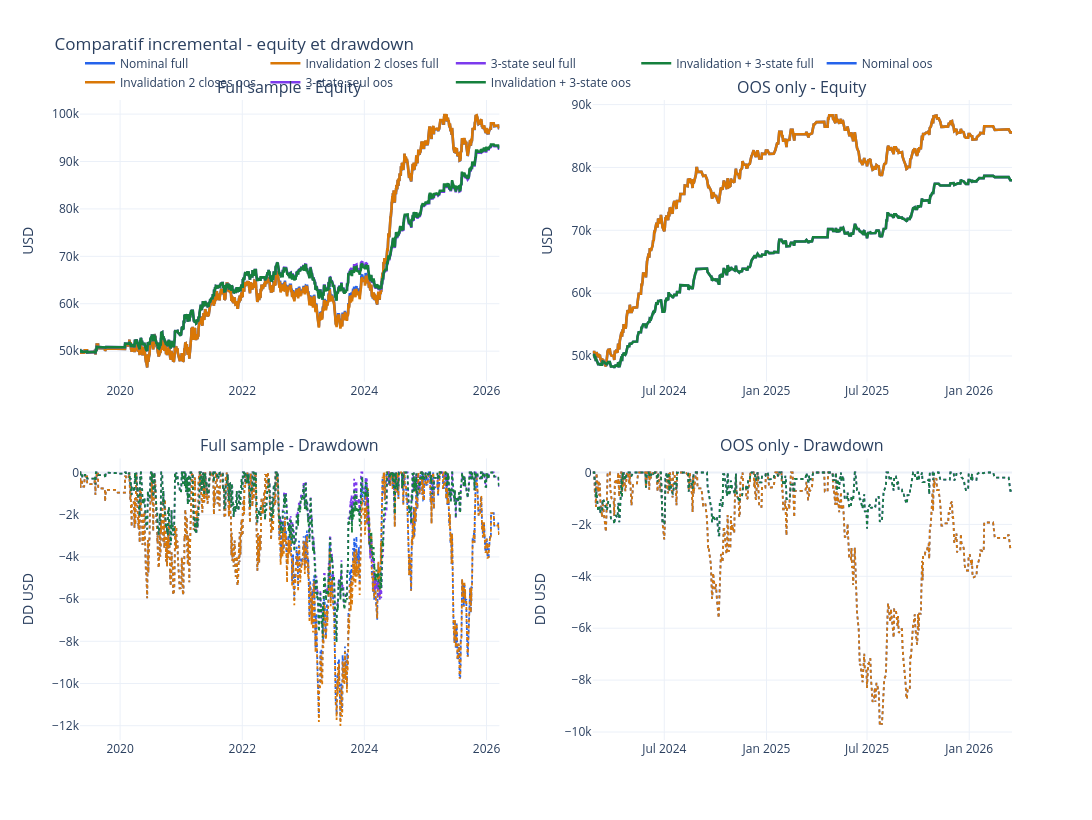

Notebook code for this chart:
### Markdown cell above
## 5. Courbes de Capital

La lecture client doit voir:

- la courbe historique complete,
- la courbe OOS seule,
- le drawdown associe.

### Code cell
fig = make_subplots(
    rows=2,
    cols=2,
    subplot_titles=("Full sample - Equity", "OOS only - Equity", "Full sample - Drawdown", "OOS only - Drawdown"),
    horizontal_spacing=0.1,
    vertical_spacing=0.12,
)

for label, curve, color in [
    ("Nominal", baseline_curve, "#2563eb"),
    ("Invalidation 2 closes", invalidation_curve, "#d97706"),
    ("3-state seul", sizing_only_curve, "#7c3aed"),
    ("Invalidation + 3-state", variant_curve, "#15803d"),
]:
    fig.add_trace(go.Scatter(x=curve["session_date"], y=curve["equity"], mode="lines", name=f"{label} full", line=dict(width=2.6, color=color)), row=1, col=1)
    fig.add_trace(go.Scatter(x=curve["session_date"], y=curve["drawdown_usd"], mode="lines", name=f"{label} full DD", showlegend=False, line=dict(width=1.8, color=color, dash="dot")), row=2, col=1)

for label, curve, color in [
    ("Nominal", baseline_curve_oos, "#2563eb"),
    ("Invalidation 2 closes", invalidation_curve_oos, "#d97706"),
    ("3-state seul", sizing_only_curve_oos, "#7c3aed"),
    ("Invalidation + 3-state", variant_curve_oos, "#15803d"),
]:
    fig.add_trace(go.Scatter(x=curve["session_date"], y=curve["equity"], mode="lines", name=f"{label} oos", line=dict(width=2.6, color=color)), row=1, col=2)
    fig.add_trace(go.Scatter(x=curve["session_date"], y=curve["drawdown_usd"], mode="lines", name=f"{label} oos DD", showlegend=False, line=dict(width=1.8, color=color, dash="dot")), row=2, col=2)

fig.update_layout(template=PLOT_TEMPLATE, width=1250, height=820, title="Comparatif incremental - equity et drawdown", legend=dict(orientation="h", y=1.08))
fig.update_yaxes(title_text="USD", row=1, col=1)
fig.update_yaxes(title_text="USD", row=1, col=2)
fig.update_yaxes(title_text="DD USD", row=2, col=1)
fig.update_yaxes(title_text="DD USD", row=2, col=2)
fig.show()

### Figure 1 — Plotly figure (JSON) as saved in the notebook; plotly's stock layout.template omitted (floating-point values rounded to 4 significant figures; data arrays with more than 128 entries replaced by an {"elided": "..."} marker saying what was removed)
{"data": [{"line": {"color": "#2563eb", "width": 2.6}, "mode": "lines", "name": "Nominal full", "type": "scatter", "x": {"elided": "1747 str values"}, "xaxis": "x", "y": {"elided": "1747 float values"}, "yaxis": "y"}, {"line": {"color": "#2563eb", "dash": "dot", "width": 1.8}, "mode": "lines", "name": "Nominal full DD", "showlegend": false, "type": "scatter", "x": {"elided": "1747 str values"}, "xaxis": "x3", "y": {"elided": "1747 float values"}, "yaxis": "y3"}, {"line": {"color": "#d97706", "width": 2.6}, "mode": "lines", "name": "Invalidation 2 closes full", "type": "scatter", "x": {"elided": "1747 str values"}, "xaxis": "x", "y": {"elided": "1747 float values"}, "yaxis": "y"}, {"line": {"color": "#d97706", "dash": "dot", "width": 1.8}, "mode": "lines", "name": "Invalidation 2 closes full DD", "showlegend": false, "type": "scatter", "x": {"elided": "1747 str values"}, "xaxis": "x3", "y": {"elided": "1747 float values"}, "yaxis": "y3"}, {"line": {"color": "#7c3aed", "width": 2.6}, "mode": "lines", "name": "3-state seul full", "type": "scatter", "x": {"elided": "1747 str values"}, "xaxis": "x", "y": {"elided": "1747 float values"}, "yaxis": "y"}, {"line": {"color": "#7c3aed", "dash": "dot", "width": 1.8}, "mode": "lines", "name": "3-state seul full DD", "showlegend": false, "type": "scatter", "x": {"elided": "1747 str values"}, "xaxis": "x3", "y": {"elided": "1747 float values"}, "yaxis": "y3"}, {"line": {"color": "#15803d", "width": 2.6}, "mode": "lines", "name": "Invalidation + 3-state full", "type": "scatter", "x": {"elided": "1747 str values"}, "xaxis": "x", "y": {"elided": "1747 float values"}, "yaxis": "y"}, {"line": {"color": "#15803d", "dash": "dot", "width": 1.8}, "mode": "lines", "name": "Invalidation + 3-state full DD", "showlegend": false, "type": "scatter", "x": {"elided": "1747 str values"}, "xaxis": "x3", "y": {"elided": "1747 float values"}, "yaxis": "y3"}, {"line": {"color": "#2563eb", "width": 2.6}, "mode": "lines", "name": "Nominal oos", "type": "scatter", "x": {"elided": "525 str values"}, "xaxis": "x2", "y": {"elided": "525 float values"}, "yaxis": "y2"}, {"line": {"color": "#2563eb", "dash": "dot", "width": 1.8}, "mode": "lines", "name": "Nominal oos DD", "showlegend": false, "type": "scatter", "x": {"elided": "525 str values"}, "xaxis": "x4", "y": {"elided": "525 float values"}, "yaxis": "y4"}, {"line": {"color": "#d97706", "width": 2.6}, "mode": "lines", "name": "Invalidation 2 closes oos", "type": "scatter", "x": {"elided": "525 str values"}, "xaxis": "x2", "y": {"elided": "525 float values"}, "yaxis": "y2"}, {"line": {"color": "#d97706", "dash": "dot", "width": 1.8}, "mode": "lines", "name": "Invalidation 2 closes oos DD", "showlegend": false, "type": "scatter", "x": {"elided": "525 str values"}, "xaxis": "x4", "y": {"elided": "525 float values"}, "yaxis": "y4"}, {"line": {"color": "#7c3aed", "width": 2.6}, "mode": "lines", "name": "3-state seul oos", "type": "scatter", "x": {"elided": "525 str values"}, "xaxis": "x2", "y": {"elided": "525 float values"}, "yaxis": "y2"}, {"line": {"color": "#7c3aed", "dash": "dot", "width": 1.8}, "mode": "lines", "name": "3-state seul oos DD", "showlegend": false, "type": "scatter", "x": {"elided": "525 str values"}, "xaxis": "x4", "y": {"elided": "525 float values"}, "yaxis": "y4"}, {"line": {"color": "#15803d", "width": 2.6}, "mode": "lines", "name": "Invalidation + 3-state oos", "type": "scatter", "x": {"elided": "525 str values"}, "xaxis": "x2", "y": {"elided": "525 float values"}, "yaxis": "y2"}, {"line": {"color": "#15803d", "dash": "dot", "width": 1.8}, "mode": "lines", "name": "Invalidation + 3-state oos DD", "showlegend": false, "type": "scatter", "x": {"elided": "525 str values"}, "xaxis": "x4", "y": {"elided": "525 float values"}, "yaxis": "y4"}], "layout": {"annotations": [{"font": {"size": 16}, "showarrow": false, "text": "Full sample - Equity", "x": 0.225, "xanchor": "center", "xref": "paper", "y": 1.0, "yanchor": "bottom", "yref": "paper"}, {"font": {"size": 16}, "showarrow": false, "text": "OOS only - Equity", "x": 0.775, "xanchor": "center", "xref": "paper", "y": 1.0, "yanchor": "bottom", "yref": "paper"}, {"font": {"size": 16}, "showarrow": false, "text": "Full sample - Drawdown", "x": 0.225, "xanchor": "center", "xref": "paper", "y": 0.44, "yanchor": "bottom", "yref": "paper"}, {"font": {"size": 16}, "showarrow": false, "text": "OOS only - Drawdown", "x": 0.775, "xanchor": "center", "xref": "paper", "y": 0.44, "yanchor": "bottom", "yref": "paper"}], "height": 820, "legend": {"orientation": "h", "y": 1.08}, "title": {"text": "Comparatif incremental - equity et drawdown"}, "width": 1250, "xaxis": {"anchor": "y", "domain": [0.0, 0.45]}, "xaxis2": {"anchor": "y2", "domain": [0.55, 1.0]}, "xaxis3": {"anchor": "y3", "domain": [0.0, 0.45]}, "xaxis4": {"anchor": "y4", "domain": [0.55, 1.0]}, "yaxis": {"anchor": "x", "domain": [0.56, 1.0], "title": {"text": "USD"}}, "yaxis2": {"anchor": "x2", "domain": [0.56, 1.0], "title": {"text": "USD"}}, "yaxis3": {"anchor": "x3", "domain": [0.0, 0.44], "title": {"text": "DD USD"}}, "yaxis4": {"anchor": "x4", "domain": [0.0, 0.44], "title": {"text": "DD USD"}}}}
